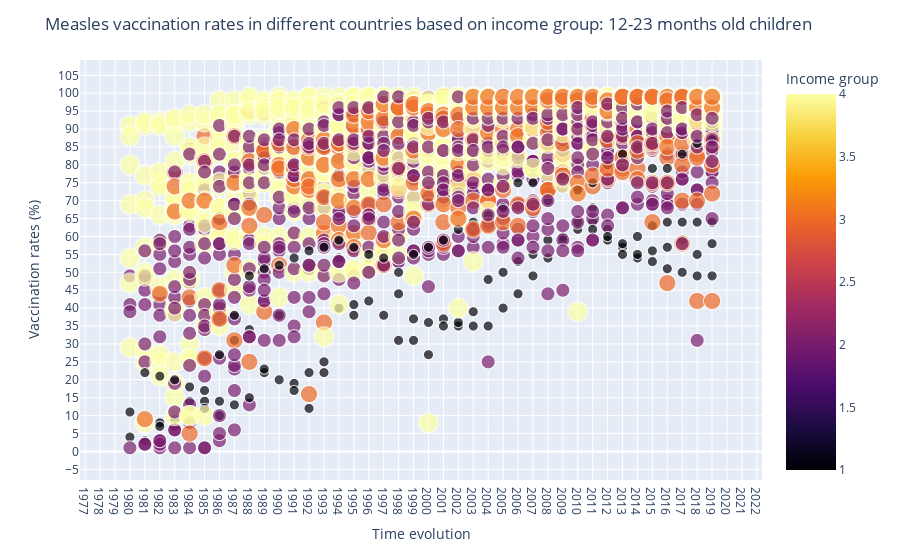

Source (notebook cell):
### Code cell
fig = px.scatter(seaborn_df, y="value_", x="year",
    size="IncomeGroupValue", color="IncomeGroupValue", hover_name="Country Name")

fig.update_xaxes(tick0=0, dtick=1)
fig.update_yaxes(tick0=0, dtick=5)

fig.update_layout({
    'yaxis': {"title": "Vaccination rates (%)"},
    "xaxis": {"title": "Time evolution"},
    "title": f"Measles vaccination rates in different countries based on income group: 12-23 months old children"
    })
fig.update_coloraxes(colorbar={
    "title": "Income group",
    "thicknessmode": "pixels",
    "thickness": 50,
    },colorscale= "Inferno")
#fig.update_traces(marker="sizemode": "area")
fig.show()

### Figure 1 — Plotly figure (JSON) as saved in the notebook; plotly's stock layout.template omitted (floating-point values rounded to 4 significant figures; data arrays with more than 128 entries replaced by an {"elided": "..."} marker saying what was removed)
{"data": [{"hovertemplate": "<b>%{hovertext}</b><br><br>year=%{x}<br>value_=%{y}<br>IncomeGroupValue=%{marker.color}<extra></extra>", "hovertext": {"elided": "2058 str values"}, "legendgroup": "", "marker": {"color": {"elided": "2058 int values"}, "coloraxis": "coloraxis", "size": {"elided": "2058 int values"}, "sizemode": "area", "sizeref": 0.01, "symbol": "circle"}, "mode": "markers", "name": "", "showlegend": false, "x": {"elided": "2058 int values"}, "xaxis": "x", "y": {"elided": "2058 float values"}, "yaxis": "y", "type": "scattergl"}], "layout": {"xaxis": {"anchor": "y", "domain": [0.0, 1.0], "title": {"text": "Time evolution"}, "tick0": 0, "dtick": 1}, "yaxis": {"anchor": "x", "domain": [0.0, 1.0], "title": {"text": "Vaccination rates (%)"}, "tick0": 0, "dtick": 5}, "coloraxis": {"colorbar": {"title": {"text": "Income group"}, "thicknessmode": "pixels", "thickness": 50}, "colorscale": [[0.0, "#000004"], [0.1111, "#1b0c41"], [0.2222, "#4a0c6b"], [0.3333, "#781c6d"], [0.4444, "#a52c60"], [0.5556, "#cf4446"], [0.6667, "#ed6925"], [0.7778, "#fb9b06"], [0.8889, "#f7d13d"], [1.0, "#fcffa4"]]}, "legend": {"tracegroupgap": 0, "itemsizing": "constant"}, "margin": {"t": 60}, "title": {"text": "Measles vaccination rates in different countries based on income group: 12-23 months old children"}}}
